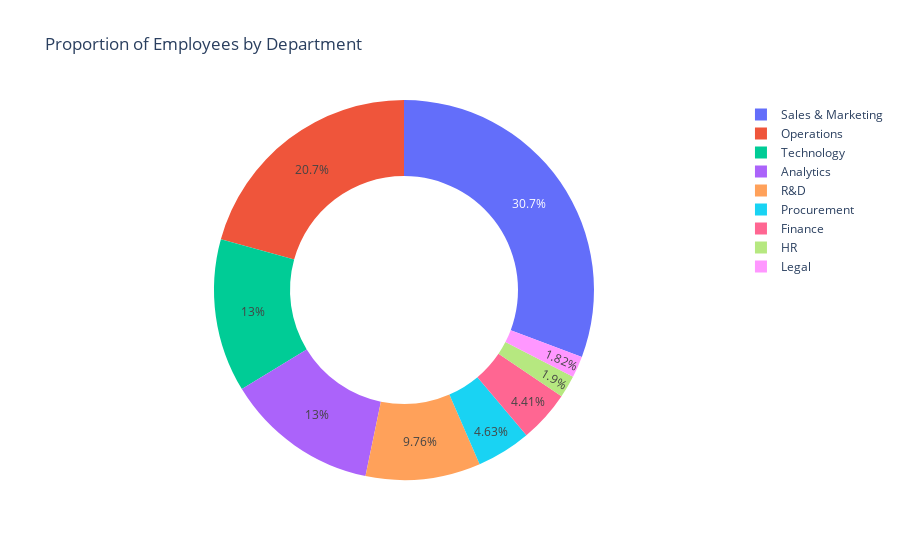

Source (notebook cell):
### Code cell
# plotly express pie chart
px.pie(values= df.department.value_counts(), names=df.department.unique(), title='Proportion of Employees by Department', hole=.6)

### Figure 1 — Plotly figure (JSON) as saved in the notebook; plotly's stock layout.template omitted (floating-point values rounded to 4 significant figures)
{"data": [{"domain": {"x": [0, 1], "y": [0, 1]}, "hole": 0.6, "hovertemplate": "label=%{label}<br>value=%{value}<extra></extra>", "labels": ["Sales & Marketing", "Operations", "Technology", "Analytics", "R&D", "Procurement", "Finance", "HR", "Legal"], "legendgroup": "", "name": "", "showlegend": true, "type": "pie", "values": [16840, 11348, 7138, 7138, 5352, 2536, 2418, 1039, 999]}], "layout": {"legend": {"tracegroupgap": 0}, "title": {"text": "Proportion of Employees by Department"}}}
